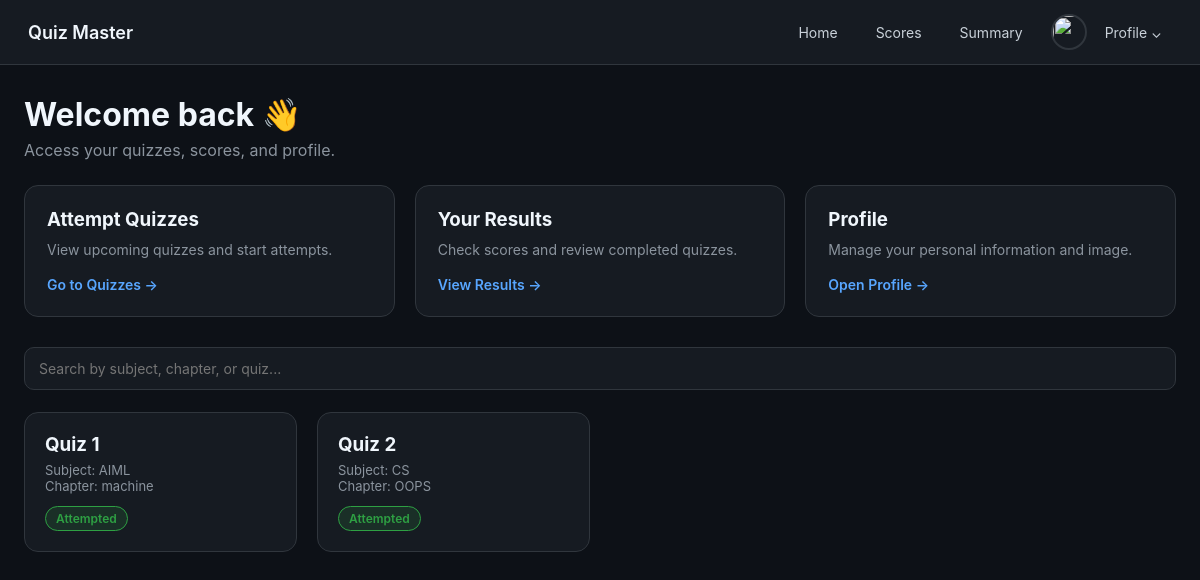
The page /user/dashboard (signed in) on the database its author committed.
### controller/models.py (models this page shows)
class Quiz(db.Model):
    __tablename__ = "quiz"
    quiz_id = db.Column(db.Integer, primary_key=True)
    chapter_id = db.Column(
        db.Integer,
        db.ForeignKey("chapter.chapter_id"),
        nullable=False
    )
    scheduled_date = db.Column(db.DateTime, nullable=False)
    duration = db.Column(db.Integer, nullable=False)  # minutes
    status = db.Column(db.String(20), default="active")
    questions = db.relationship(
        "Question",
        backref="quiz",
        cascade="all, delete-orphan"
    )
    attempts = db.relationship(
        "QuizAttempt",
        backref="quiz",
        cascade="all, delete-orphan"
    )

class Subject(db.Model):
    __tablename__ = "subject"
    subject_id = db.Column(db.Integer, primary_key=True)
    name = db.Column(db.String(100), unique=True, nullable=False)
    description = db.Column(db.Text)
    created_at = db.Column(db.DateTime, default=datetime.utcnow)
    chapters = db.relationship(
        "Chapter",
        backref="subject",
        cascade="all, delete-orphan"
    )

class Chapter(db.Model):
    __tablename__ = "chapter"
    chapter_id = db.Column(db.Integer, primary_key=True)
    subject_id = db.Column(
        db.Integer,
        db.ForeignKey("subject.subject_id"),
        nullable=False
    )
    name = db.Column(db.String(100), nullable=False)
    description = db.Column(db.Text)
    quizzes = db.relationship(
        "Quiz",
        backref="chapter",
        cascade="all, delete-orphan"
    )

### main.py (the view)
@app.route("/user/dashboard")
@login_required
@role_required("user")
def user_dashboard():
    quizzes = Quiz.query.all()
    return render_template(
        "user/dashboard.html",
        user=User.query.get(session["user_id"]),
        quizzes=quizzes,
        has_attempted=has_attempted
    )

### main.py (called while the page is built)
def has_attempted(user_id, quiz_id):
    return QuizAttempt.query.filter_by(
        user_id=user_id,
        quiz_id=quiz_id,
        submitted=True
    ).first() is not None

def login_required(f):
    @wraps(f)
    def wrapper(*args, **kwargs):
        if "user_id" not in session:
            flash("Please login first")
            return redirect(url_for("login"))
        return f(*args, **kwargs)
    return wrapper

def role_required(required_role):
    def decorator(f):
        @wraps(f)
        def wrapper(*args, **kwargs):
            if session.get("role") != required_role:
                flash("Unauthorized access")
                return redirect(url_for("login"))
            return f(*args, **kwargs)
        return wrapper
    return decorator

### templates/USER/dashboard.html (shortened to what this page needs)
<!DOCTYPE html>
<html lang="en">
<head>
</head>
<body>
<nav class="navbar">
    <div class="brand">Quiz Master</div>
    <div class="nav-links">
        <a class="nav-link" href="{{ url_for('user_dashboard') }}">Home</a>
        <a class="nav-link" href="{{ url_for('user_quizzes') }}">Scores</a>
        <a class="nav-link" href="{{ url_for('user_summary') }}">Summary</a>
        <div class="profile-wrap" onclick="toggleMenu()">
            <img src="{{ user.profile_image if user.profile_image else url_for('static', filename='default_avatar.png') }}"
                 class="profile-avatar">
            <span class="nav-link">Profile ⌄</span>
        </div>
    </div>
</nav>
<div class="container">
    <h1>Welcome back 👋</h1>
    <p>Access your quizzes, scores, and profile.</p>
    <div class="card-grid">
        <div class="card">
            <h3>Attempt Quizzes</h3>
            <p>View upcoming quizzes and start attempts.</p>
            <a href="{{ url_for('user_quizzes') }}">Go to Quizzes →</a>
        </div>
        <div class="card">
            <h3>Your Results</h3>
            <p>Check scores and review completed quizzes.</p>
            <a href="{{ url_for('user_dashboard') }}">View Results →</a>
        </div>
        <div class="card">
            <h3>Profile</h3>
            <p>Manage your personal information and image.</p>
            <a href="{{ url_for('user_profile') }}">Open Profile →</a>
        </div>
    </div>
    <div class="search-bar">
        <input id="searchInput" placeholder="Search by subject, chapter, or quiz...">
    </div>
    <div class="quiz-grid" id="quizGrid">
        {% for quiz in quizzes %}
        {% set attempted = has_attempted(user.user_id, quiz.quiz_id) %}
        <div class="quiz-card"
             data-search="{{ quiz.quiz_id }} {{ quiz.chapter.name }} {{ quiz.chapter.subject.name }}">
            <h3>Quiz {{ quiz.quiz_id }}</h3>
            <p>
                Subject: {{ quiz.chapter.subject.name }}<br>
                Chapter: {{ quiz.chapter.name }}
            </p>
            <div class="quiz-footer">
                {% if attempted %}
                    <span class="badge badge-attempted">Attempted</span>
                {% else %}
                    <a href="{{ url_for('start_quiz', quiz_id=quiz.quiz_id) }}">
                        Start Quiz →
                    </a>
                {% endif %}
            </div>
        </div>
        {% endfor %}
    </div>
</div>
</body>
</html>

### templates/USER/dashboard.html (style rules this page uses)
:root { --bg:#0d1117; --panel:#161b22; --border:#30363d; --text:#c9d1d9; --muted:#8b949e; --white:#f0f6fc; --accent:#58a6ff; --success:#2ea043; }
* { margin:0; padding:0; box-sizing:border-box; font-family:-apple-system,BlinkMacSystemFont,"Segoe UI",Arial; }
body { background:var(--bg); color:var(--text); min-height:100vh; }
.navbar { display:flex; justify-content:space-between; align-items:center; padding:14px 28px; background:var(--panel); border-bottom:1px solid var(--border); }
.brand { font-size:18px; font-weight:600; color:var(--white); }
.nav-links { display:flex; gap:18px; align-items:center; }
.nav-link { color:var(--text); text-decoration:none; font-size:14px; padding:6px 10px; border-radius:6px; }
.profile-wrap { display:flex; align-items:center; gap:8px; cursor:pointer; position:relative; }
.profile-avatar { width:36px; height:36px; border-radius:50%; object-fit:cover; border:2px solid var(--border); }
.container { max-width:1200px; margin:30px auto; padding:0 24px; }
.container h1 { color:var(--white); }
.container p { margin-top:6px; color:var(--muted); }
.card-grid { display:grid; grid-template-columns:repeat(auto-fit,minmax(220px,1fr)); gap:20px; margin:25px 0 30px; }
.card { background:var(--panel); border:1px solid var(--border); border-radius:14px; padding:22px; }
.card h3 { color:var(--white); margin-bottom:10px; }
.card p { font-size:14px; margin-bottom:16px; }
.card a { color:var(--accent); text-decoration:none; font-size:14px; font-weight:600; }
.search-bar { margin-bottom:22px; }
.search-bar input { width:100%; background:var(--panel); border:1px solid var(--border); color:var(--text); padding:12px 14px; border-radius:10px; font-size:14px; }
.quiz-grid { display:grid; grid-template-columns:repeat(auto-fill,minmax(260px,1fr)); gap:20px; }
.quiz-card { background:var(--panel); border:1px solid var(--border); border-radius:14px; padding:20px; }
.quiz-card h3 { color:var(--white); margin-bottom:6px; }
.quiz-card p { font-size:13px; color:var(--muted); margin-bottom:12px; }
.quiz-footer { display:flex; justify-content:space-between; align-items:center; }
.badge { padding:4px 10px; font-size:12px; border-radius:999px; font-weight:600; }
.badge-attempted { background:rgba(46,160,67,.15); color:var(--success); border:1px solid var(--success); }

### rows shown on the page
Quiz: quiz_id "1", chapter.subject.name "AIML", chapter.name "machine"
Quiz: quiz_id "2", chapter.subject.name "CS", chapter.name "OOPS"
